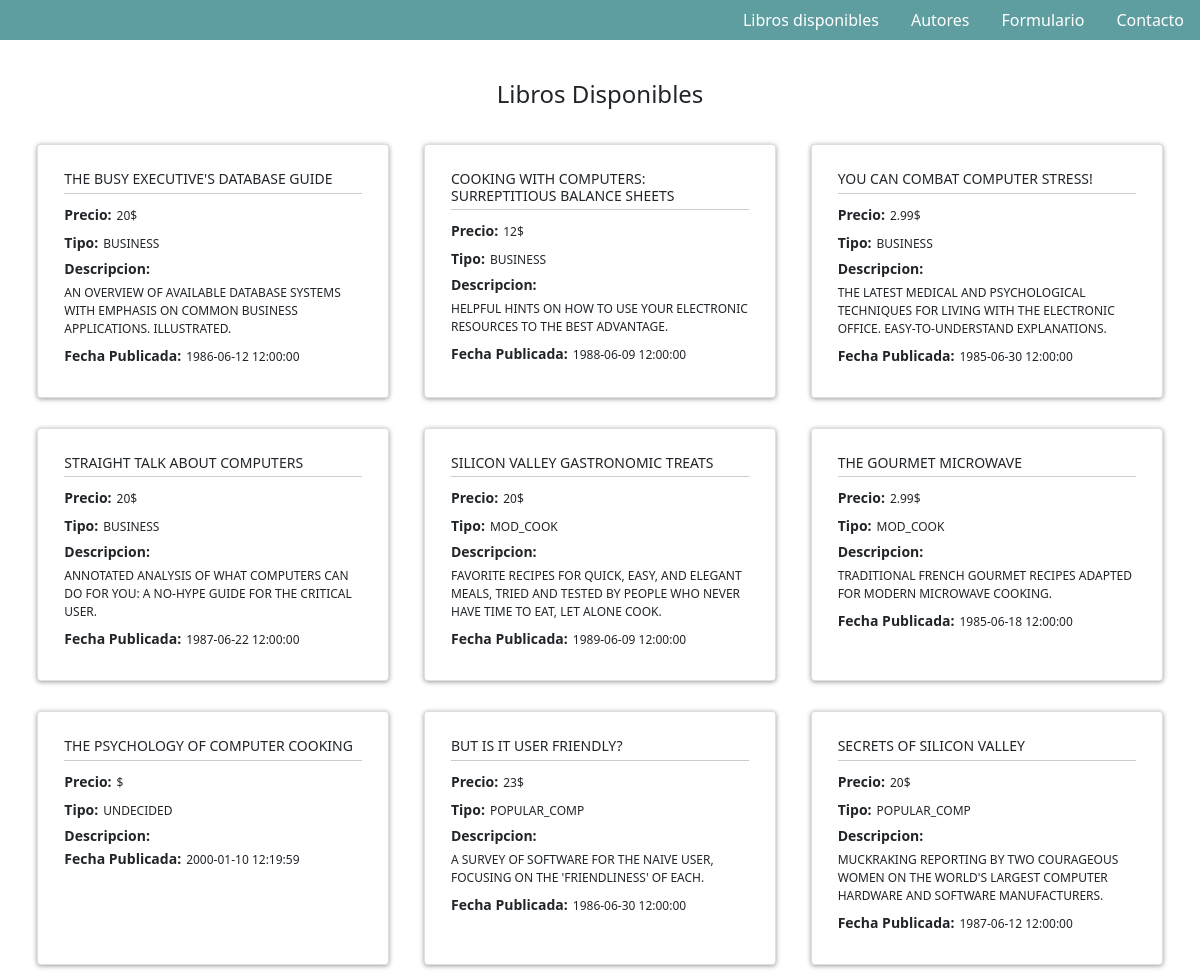
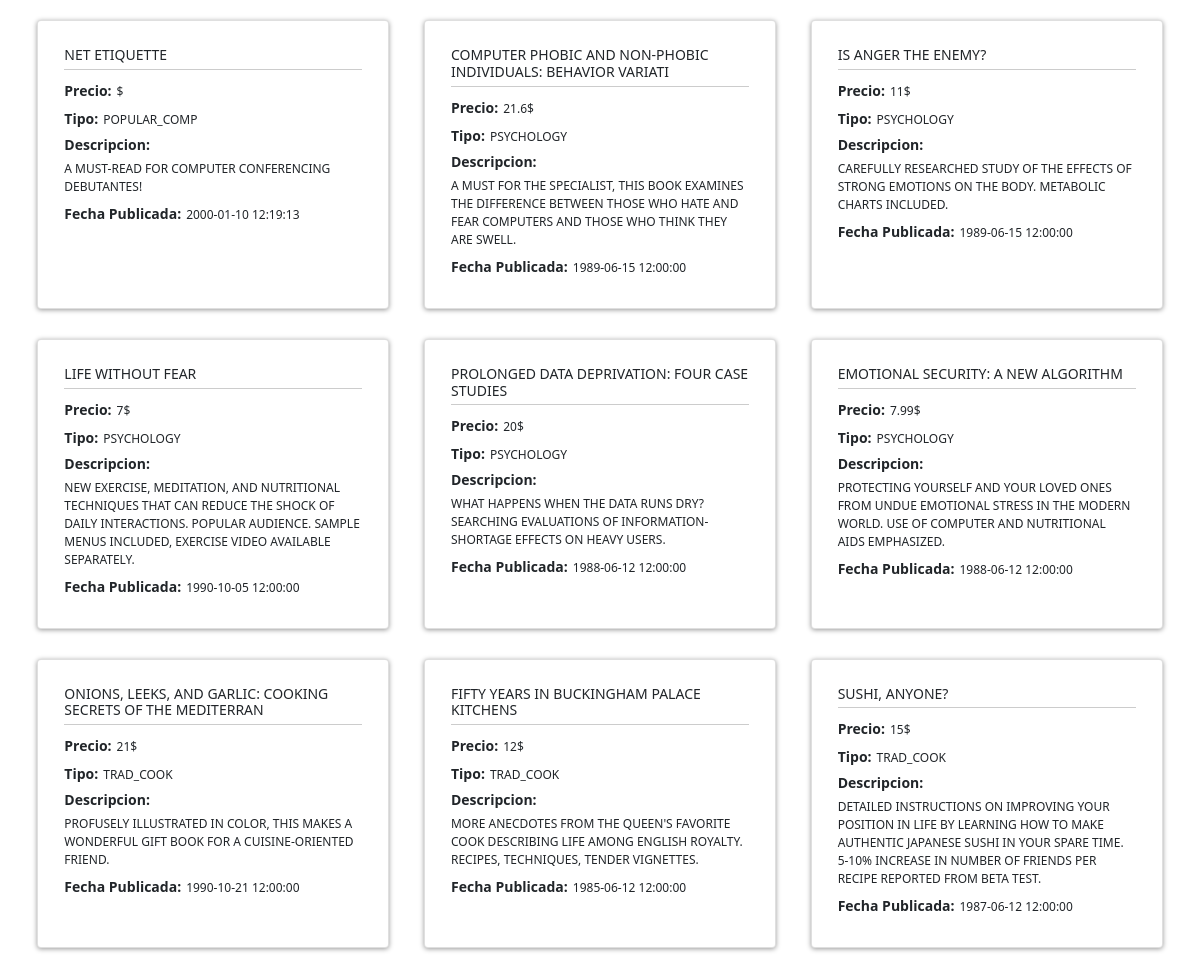
The page / on the database its author committed (2 pictures, top to bottom).
### tables this page shows
CREATE TABLE `titulos` (
  `id_titulo` varchar(6) NOT NULL,
  `titulo` varchar(60) NOT NULL,
  `tipo` varchar(15) NOT NULL,
  `id_pub` varchar(4) NOT NULL,
  `precio` double DEFAULT NULL,
  `avance` double DEFAULT NULL,
  `total_ventas` int(11) DEFAULT NULL,
  `notas` varchar(255) NOT NULL,
  `fecha_pub` datetime NOT NULL,
  `contrato` varchar(1) NOT NULL
);

### ClassBooks.php (called while the page is built, shortened)
<?php
    class Title {
        public function showTitle (){
           $baseData = new DataBase();
            $info = $baseData-> connectDataBase();
            $titles = $info->query("SELECT * FROM titulos");
            $titles-> execute();
            $listTitles = $titles->fetchAll(PDO::FETCH_ASSOC);
            return $listTitles;
         }
    }
?>

### index.php (the view, shortened to what this page needs)
<?php
    include("ClassBooks.php");
    $listTitles = new Title();
    $showTitles = $listTitles -> showTitle();
?>
<!DOCTYPE html>
<html lang="en">
<head>
    <link href="https://cdn.jsdelivr.net/npm/bootstrap@5.1.3/dist/css/bootstrap.min.css" rel="stylesheet">
    <link rel="stylesheet" href="style.css">
</head>
<body>
    <header >
      <ul class="nav">
        <li class="nav-item">
          <a class="nav-link active" aria-current="page" href="index.php">Libros disponibles</a>
        </li>
        <li class="nav-item">
          <a class="nav-link" href="Author.php">Autores</a>
        </li>
        <li class="nav-item">
          <a class="nav-link" href="Form.php">Formulario</a>
        </li>
        <li class="nav-item">
          <a class="nav-link" href="Contacts.php">Contacto</a>
        </li>
      </ul>
    </header>
    <div class="container-books-available">
      <h4 class="title">Libros Disponibles</h4>
    <?php
            foreach ($showTitles as $row) {
          ?>
         <div class="card" style="width: 22rem;">
        <div class="card-body">
          <h6 class="card-title"><?php echo $row['titulo'] ?></h6>
          <div>
            <b>Precio: </b> <p class="card-text"> <?php echo $row['precio'] ?>$</p>
          </div>
          <div>
           <b>Tipo: </b> <p class="card-text"> <?php echo $row['tipo'] ?> </p>
          </div>
          <div>
           <b>Descripcion: </b> <p class="card-text"> <?php echo $row['notas'] ?> </p>
          </div>
          <div>
            <b>Fecha Publicada: </b> <p class="card-text"> <?php echo $row['fecha_pub'] ?> </p>
          </div>
        </div>
      </div>
       <?php
        }
       ?>
    </div>
</body>
</html>

### style.css (style rules this page uses)
.nav { justify-content: flex-end; background: cadetblue; }
.nav-item a { color: white; font-size: 16px; }
.container-books-available { padding: 20px; margin-top: 20px; display: flex; justify-content: space-around; flex-wrap: wrap; }
.container-books-available .card { margin: 0px 10px; box-shadow: 0px 1px 5px #999; }
.container-books-available .card-title { text-transform: uppercase; font-size: 16px; border-bottom: 1px solid #ccc; padding-bottom: 5px; }
.container-books-available .card-text { text-transform: uppercase; font-size: 12px; }

### index.php (style rules this page uses)
.container-books-available { padding: 20px; margin-top: 20px; display: flex; justify-content: space-around; flex-wrap: wrap; }
.container-books-available .title { width: 100%; text-align: center; margin-bottom: 20px }
.container-books-available .card { margin: 15px 5px; box-shadow: 0px 1px 5px #999; padding: 10px }
.container-books-available .card-body div { display: flex; flex-wrap: wrap; align-items: baseline }
.container-books-available .card p { margin: 5px 0px !important; font-size: 12px }
.container-books-available .card b { margin-right: 5px !important; font-size: 14px }
.container-books-available .card-title { text-transform: uppercase; font-size: 14px; border-bottom: 1px solid #ccc; padding-bottom: 5px; }
.container-books-available .card-text { text-transform: uppercase; font-size: 14px; }

### rows shown on the page
titulos: titulo "THE BUSY EXECUTIVE'S DATABASE GUIDE", precio "20", tipo "BUSINESS", notas "AN OVERVIEW OF AVAILABLE DATABASE SYSTEMS WITH EMPHASIS ON COMMON BUSINESS APPLICATIONS. ILLUSTRATED.", fecha_pub "1986-06-12 12:00:00"
titulos: titulo "COOKING WITH COMPUTERS: SURREPTITIOUS BALANCE SHEETS", precio "12", tipo "BUSINESS", notas "HELPFUL HINTS ON HOW TO USE YOUR ELECTRONIC RESOURCES TO THE BEST ADVANTAGE.", fecha_pub "1988-06-09 12:00:00"
titulos: titulo "YOU CAN COMBAT COMPUTER STRESS!", precio "2.99", tipo "BUSINESS", notas "THE LATEST MEDICAL AND PSYCHOLOGICAL TECHNIQUES FOR LIVING WITH THE ELECTRONIC OFFICE. EASY-TO-UNDERSTAND EXPLANATIONS.", fecha_pub "1985-06-30 12:00:00"
titulos: titulo "STRAIGHT TALK ABOUT COMPUTERS", precio "20", tipo "BUSINESS", notas "ANNOTATED ANALYSIS OF WHAT COMPUTERS CAN DO FOR YOU: A NO-HYPE GUIDE FOR THE CRITICAL USER.", fecha_pub "1987-06-22 12:00:00"
titulos: titulo "SILICON VALLEY GASTRONOMIC TREATS", precio "20", tipo "MOD_COOK", notas "FAVORITE RECIPES FOR QUICK, EASY, AND ELEGANT MEALS, TRIED AND TESTED BY PEOPLE WHO NEVER HAVE TIME TO EAT, LET ALONE COOK.", fecha_pub "1989-06-09 12:00:00"
titulos: titulo "THE GOURMET MICROWAVE", precio "2.99", tipo "MOD_COOK", notas "TRADITIONAL FRENCH GOURMET RECIPES ADAPTED FOR MODERN MICROWAVE COOKING.", fecha_pub "1985-06-18 12:00:00"
titulos: titulo "THE PSYCHOLOGY OF COMPUTER COOKING", tipo "UNDECIDED", fecha_pub "2000-01-10 12:19:59"
titulos: titulo "BUT IS IT USER FRIENDLY?", precio "23", tipo "POPULAR_COMP", notas "A SURVEY OF SOFTWARE FOR THE NAIVE USER, FOCUSING ON THE 'FRIENDLINESS' OF EACH.", fecha_pub "1986-06-30 12:00:00"
titulos: titulo "SECRETS OF SILICON VALLEY", precio "20", tipo "POPULAR_COMP", notas "MUCKRAKING REPORTING BY TWO COURAGEOUS WOMEN ON THE WORLD'S LARGEST COMPUTER HARDWARE AND SOFTWARE MANUFACTURERS.", fecha_pub "1987-06-12 12:00:00"
titulos: titulo "NET ETIQUETTE", tipo "POPULAR_COMP", notas "A MUST-READ FOR COMPUTER CONFERENCING DEBUTANTES!", fecha_pub "2000-01-10 12:19:13"
titulos: titulo "COMPUTER PHOBIC AND NON-PHOBIC INDIVIDUALS: BEHAVIOR VARIATI", precio "21.6", tipo "PSYCHOLOGY", notas "A MUST FOR THE SPECIALIST, THIS BOOK EXAMINES THE DIFFERENCE BETWEEN THOSE WHO HATE AND FEAR COMPUTERS AND THOSE WHO THINK THEY ARE SWELL.", fecha_pub "1989-06-15 12:00:00"
titulos: titulo "IS ANGER THE ENEMY?", precio "11", tipo "PSYCHOLOGY", notas "CAREFULLY RESEARCHED STUDY OF THE EFFECTS OF STRONG EMOTIONS ON THE BODY. METABOLIC CHARTS INCLUDED.", fecha_pub "1989-06-15 12:00:00"
titulos: titulo "LIFE WITHOUT FEAR", precio "7", tipo "PSYCHOLOGY", notas "NEW EXERCISE, MEDITATION, AND NUTRITIONAL TECHNIQUES THAT CAN REDUCE THE SHOCK OF DAILY INTERACTIONS. POPULAR AUDIENCE. SAMPLE MENUS INCLUDED, EXERCISE VIDEO AVAILABLE SEPARATELY.", fecha_pub "1990-10-05 12:00:00"
titulos: titulo "PROLONGED DATA DEPRIVATION: FOUR CASE STUDIES", precio "20", tipo "PSYCHOLOGY", notas "WHAT HAPPENS WHEN THE DATA RUNS DRY? SEARCHING EVALUATIONS OF INFORMATION-SHORTAGE EFFECTS ON HEAVY USERS.", fecha_pub "1988-06-12 12:00:00"
titulos: titulo "EMOTIONAL SECURITY: A NEW ALGORITHM", precio "7.99", tipo "PSYCHOLOGY", notas "PROTECTING YOURSELF AND YOUR LOVED ONES FROM UNDUE EMOTIONAL STRESS IN THE MODERN WORLD. USE OF COMPUTER AND NUTRITIONAL AIDS EMPHASIZED.", fecha_pub "1988-06-12 12:00:00"
titulos: titulo "ONIONS, LEEKS, AND GARLIC: COOKING SECRETS OF THE MEDITERRAN", precio "21", tipo "TRAD_COOK", notas "PROFUSELY ILLUSTRATED IN COLOR, THIS MAKES A WONDERFUL GIFT BOOK FOR A CUISINE-ORIENTED FRIEND.", fecha_pub "1990-10-21 12:00:00"
titulos: titulo "FIFTY YEARS IN BUCKINGHAM PALACE KITCHENS", precio "12", tipo "TRAD_COOK", notas "MORE ANECDOTES FROM THE QUEEN'S FAVORITE COOK DESCRIBING LIFE AMONG ENGLISH ROYALTY. RECIPES, TECHNIQUES, TENDER VIGNETTES.", fecha_pub "1985-06-12 12:00:00"
titulos: titulo "SUSHI, ANYONE?", precio "15", tipo "TRAD_COOK", notas "DETAILED INSTRUCTIONS ON IMPROVING YOUR POSITION IN LIFE BY LEARNING HOW TO MAKE AUTHENTIC JAPANESE SUSHI IN YOUR SPARE TIME. 5-10% INCREASE IN NUMBER OF FRIENDS PER RECIPE REPORTED FROM BETA TEST.", fecha_pub "1987-06-12 12:00:00"
